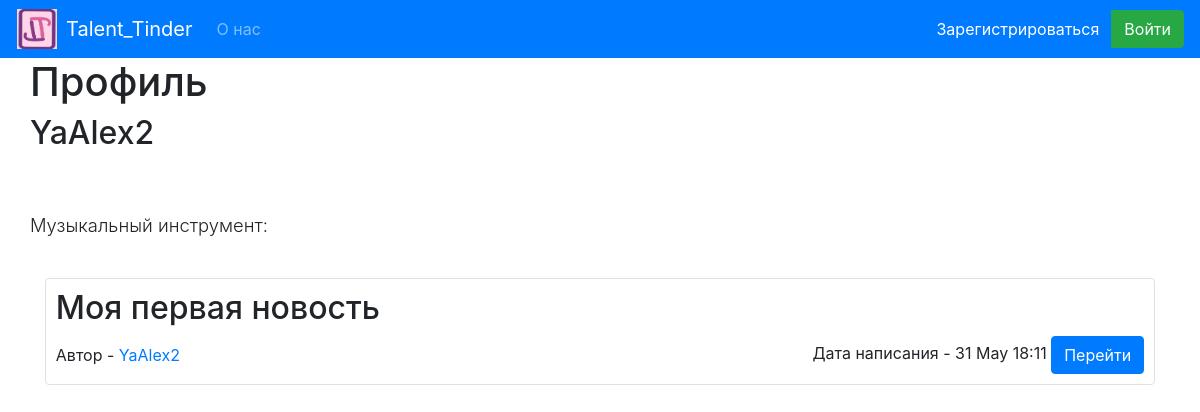
The page /user/2 on the database as committed earlier.
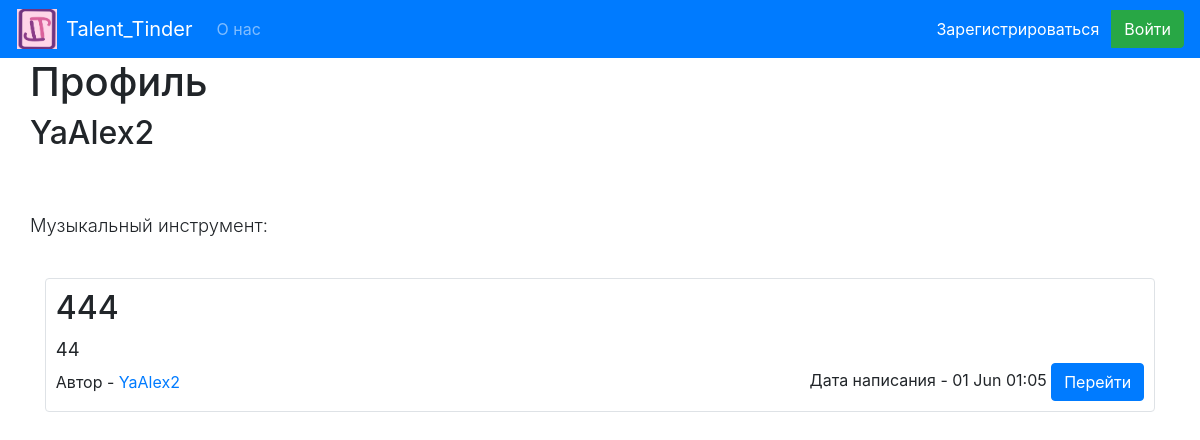
The same page on the database as committed later.
### data/users.py (models this page shows, shortened)
class User(SqlAlchemyBase, UserMixin):
    __tablename__ = 'users'
    id = sqlalchemy.Column(sqlalchemy.Integer,
                           primary_key=True, autoincrement=True)
    name = sqlalchemy.Column(sqlalchemy.String, nullable=True)
    about = sqlalchemy.Column(sqlalchemy.String, nullable=True)
    email = sqlalchemy.Column(sqlalchemy.String,
                              index=True, unique=True, nullable=True)
    instrument = sqlalchemy.Column(sqlalchemy.String, nullable=True)
    picture_path = sqlalchemy.Column(sqlalchemy.String, nullable=True)
    hashed_password = sqlalchemy.Column(sqlalchemy.String, nullable=True)
    created_date = sqlalchemy.Column(sqlalchemy.DateTime,
                                     default=datetime.datetime.now)
    news = orm.relation("News", back_populates='user')
    comments = orm.relation('Comments', back_populates='user')
    likes = orm.relation("Likes", back_populates='user')
    def get_news(self, privat=False):
        return sorted(filter(lambda x: (not x.is_private or privat), self.news), key=lambda x: x.created_date,
                      reverse=True)

### data/news.py (models this page shows, shortened)
class News(SqlAlchemyBase):
    __tablename__ = 'news'
    id = sqlalchemy.Column(sqlalchemy.Integer, primary_key=True, autoincrement=True)
    title = sqlalchemy.Column(sqlalchemy.String, nullable=True)
    content = sqlalchemy.Column(sqlalchemy.String, nullable=True)
    created_date = sqlalchemy.Column(sqlalchemy.DateTime, default=datetime.datetime.now)
    is_private = sqlalchemy.Column(sqlalchemy.Boolean, default=False)
    user_id = sqlalchemy.Column(sqlalchemy.Integer, sqlalchemy.ForeignKey("users.id"))
    picture_path = sqlalchemy.Column(sqlalchemy.String, nullable=True)
    reacted_count = sqlalchemy.Column(sqlalchemy.Integer, default=0)
    likes_count = sqlalchemy.Column(sqlalchemy.Integer, default=0)
    user = orm.relation('User')
    comments = orm.relation('Comments', back_populates='news')
    likes = orm.relation('Likes', back_populates='news')
    def short_content(self, length=60):
        return self.content.rjust(length, ' ')[:length]
    def get_short_time(self):
        return self.created_date.strftime('%d %b %H:%M')

### blueprints/users.py (the view)
@blueprint_users.route('/<id>')
def profile(id):
    db_sess = create_session()
    if id.isdigit():
        user = db_sess.query(User).filter(User.id == int(id)).first()
    else:
        user = db_sess.query(User).filter(User.name == id).first()
    if not user:
        return not_found_users()
    return render_template('profile/profile.html', user=user, news=user.get_news(privat=current_user == user),
                           title=user.name)

### data/db_session.py (called while the page is built)
def create_session() -> Session:
    global __factory
    return __factory()

### templates/profile/profile.html (shortened to what this page needs)
{% extends '/patterns/base.html' %}
{% block content %}
    <h1>Профиль</h1>
    <h2>{{ user.name }}</h2>
    <selector class="lead" style="font-size: 115%">{{ user.about }}</selector><br><br>
    <selector class="lead" style="font-size: 115%"> Музыкальный инструмент: {{ user.instrument }}</selector><br><br>
    {% include 'patterns/news.html' %}
{% endblock %}

### templates/patterns/base.html (shortened to what this page needs)
<!doctype html>
<html lang="en">
<head>
    <link rel="stylesheet"
          href="https://stackpath.bootstrapcdn.com/bootstrap/4.4.1/css/bootstrap.min.css"
>
    <link rel="stylesheet" type="text/css" href="{{ url_for('static', filename='css/style.css') }}">
    <link rel="stylesheet" type="text/css" href="{{ url_for('static', filename='css/likes.css') }}">
    <link rel="stylesheet" type="text/css" href="{{ url_for('static', filename='css/animations.css') }}">
</head>
<body>
<header>
    <nav class="navbar navbar-expand-lg navbar-dark bg-primary navbar">
        <button onclick="change()" class="btn" style="padding: 0;">
            <img src="{{ url_for('static', filename='image/Talent_Tinder_logo.png') }}" alt="" width="40" height="40"
                 style="margin-right:8px">
        </button>
        <a class="navbar-brand" href="/">Talent_Tinder</a>
        <div class="collapse navbar-collapse" id="navbarColor02">
            <ul class="navbar-nav mr-auto">
                <li class="nav-item">
                    <a class="nav-link" href="/about_us">О нас</a>
                </li>
            </ul>
        </div>
        {% if current_user.is_authenticated %}
        <a class="navbar-brand" href="/user">{{ current_user.name }}</a>
        {% else %}
        <div class="btn-group" role="group" aria-label="Basic example">
            <a type="button" class="btn btn-primary register" href="/register">Зарегистрироваться</a>
            <a type="button" class="btn btn-success login" href="/login">Войти</a>
        </div>
        {% endif %}
    </nav>
</header>
<main role="main" class="container">
    {% block content %}{% endblock %}
</main>
<br>
</body>
</html>

### templates/patterns/news.html
{% for item in news %}
    <div class="col-md6 border rounded" style="margin: 1.3%; padding: 10px">
        <h2>{{ item.title }}</h2>
        <div style="font-size: 115%">
            {{ item.short_content() }}
        </div>
        <div style="display: flex; align-items: center;">
            <div>
                Автор - <a href="/user/{{ item.user.id }}">{{ item.user.name }}</a>
            </div>
            <div style="margin-left: auto;">
                <span>Дата написания - {{ item.get_short_time() }} </span>
                <a href="/news/{{ item.id }}" class="btn btn-primary register">
                    Перейти
                </a>
            </div>
        </div>
    </div>
{% endfor %}

### static/css/likes.css (style rules this page uses)
* { padding: 0; margin: 0; box-sizing: inherit; }
*:before, *:after { box-sizing: inherit; }

Rows that differ between the two databases and show on the page:
removed News: title "Моя первая новость", user.name "YaAlex2", get_short_time "31 May 18:11"
added News: title "444", short_content "44", user.name "YaAlex2", get_short_time "01 Jun 01:05"
